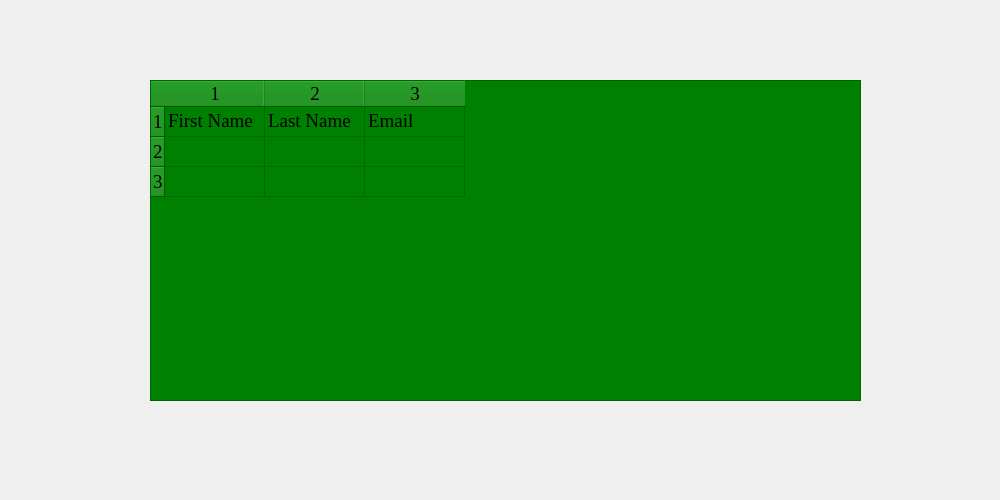
<?xml version="1.0" encoding="UTF-8"?>
<ui version="4.0">
 <class>Form</class>
 <widget class="QWidget" name="Form">
  <property name="geometry">
   <rect>
    <x>0</x>
    <y>0</y>
    <width>1000</width>
    <height>500</height>
   </rect>
  </property>
  <property name="windowTitle">
   <string>Table with Qt Designer</string>
  </property>
  <widget class="QTableWidget" name="tableWidget">
   <property name="geometry">
    <rect>
     <x>150</x>
     <y>80</y>
     <width>711</width>
     <height>321</height>
    </rect>
   </property>
   <property name="font">
    <font>
     <family>Times New Roman</family>
     <pointsize>14</pointsize>
    </font>
   </property>
   <property name="styleSheet">
    <string notr="true">background-color: green</string>
   </property>
   <property name="rowCount">
    <number>3</number>
   </property>
   <property name="columnCount">
    <number>3</number>
   </property>
   <row/>
   <row/>
   <row/>
   <column/>
   <column/>
   <column/>
   <item row="0" column="0">
    <property name="text">
     <string>First Name</string>
    </property>
   </item>
   <item row="0" column="1">
    <property name="text">
     <string>Last Name</string>
    </property>
   </item>
   <item row="0" column="2">
    <property name="text">
     <string>Email</string>
    </property>
   </item>
  </widget>
 </widget>
 <resources/>
 <connections/>
</ui>
